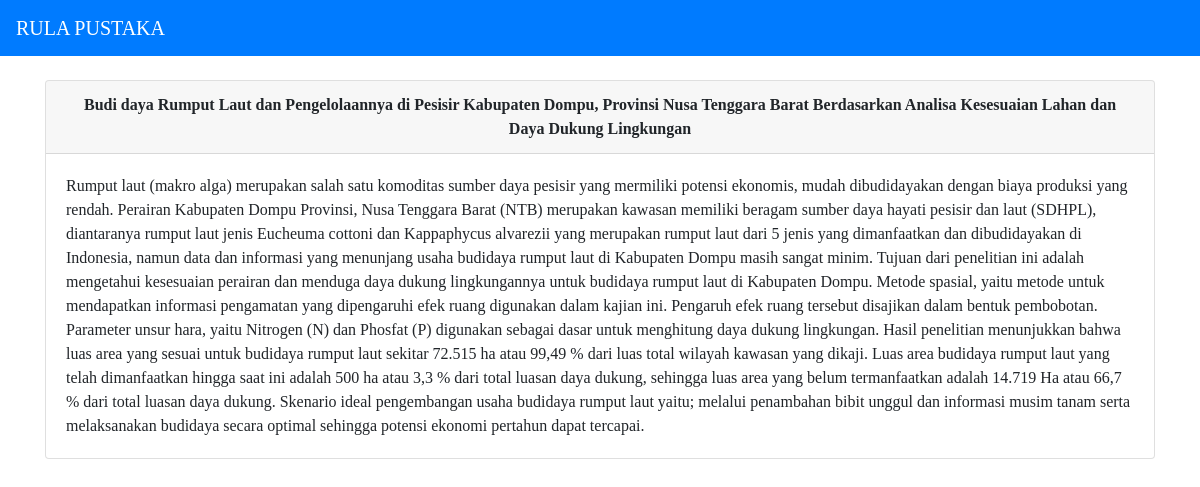
The page /detailDokumen.php?id=2 on the database its author committed.
### tables this page shows
CREATE TABLE `tbjurnal` (
  `Id` int(11) NOT NULL,
  `sumber` varchar(60) NOT NULL,
  `volume` varchar(2) NOT NULL,
  `nomor` varchar(1) NOT NULL,
  `bulan` varchar(14) NOT NULL,
  `tahun` varchar(4) NOT NULL,
  `judul` varchar(251) NOT NULL,
  `abstrak` varchar(2380) NOT NULL,
  `katakunci` varchar(186) NOT NULL,
  `nm_dk` varchar(4) NOT NULL
);

### detailDokumen.php (the view, shortened to what this page needs)
<?php
include 'koneksi.php';
    $id = $_GET['id'];
    $data = $konek->query("SELECT * FROM tbjurnal WHERE Id = $id");
    $result = mysqli_fetch_array($data);
?>
<!DOCTYPE html>
<html>
<head>
	<link rel="stylesheet" type="text/css" href="assets/bootstrap/dist/css/bootstrap.min.css">
	<link rel="stylesheet" type="text/css" href="assets/fontawesome/css/all.min.css">
</head>
<body>
<nav class="navbar navbar-dark bg-primary">
  <a class="navbar-brand" href="index.php">
    RULA PUSTAKA
  </a>
</nav>
<br />
<div class="container">
<div class="card">
  <div class="card-header font-weight-bold text-center">
    <?= $result['judul'] ?>
  </div>
  <div class="card-body">
    <p class="card-text"><?= $result['abstrak']; ?></p>
  </div>
</div>
</div>
</body>
</html>

### detailDokumen.php (style rules this page uses)
* { font-family: awesome; }

### rows shown on the page
tbjurnal: judul "Budi daya Rumput Laut dan Pengelolaannya di Pesisir Kabupaten Dompu, Provinsi Nusa Tenggara Barat Berdasarkan Analisa Kesesuaian Lahan dan Daya Dukung Lingkungan", abstrak "Rumput laut (makro alga) merupakan salah satu komoditas sumber daya pesisir yang mermiliki potensi ekonomis, mudah dibudidayakan dengan biaya produksi yang rendah. Perairan Kabupaten Dompu Provinsi, Nusa Tenggara Barat (NTB) merupakan kawasan memiliki beragam sumber daya hayati pesisir dan laut (SDHPL), diantaranya rumput laut jenis Eucheuma cottoni dan Kappaphycus alvarezii yang merupakan rumput laut dari 5 jenis yang dimanfaatkan dan dibudidayakan di Indonesia, namun data dan informasi yang menunjang usaha budidaya rumput laut di Kabupaten Dompu masih sangat minim. Tujuan dari penelitian ini adalah mengetahui kesesuaian perairan dan menduga daya dukung lingkungannya untuk budidaya rumput…"
